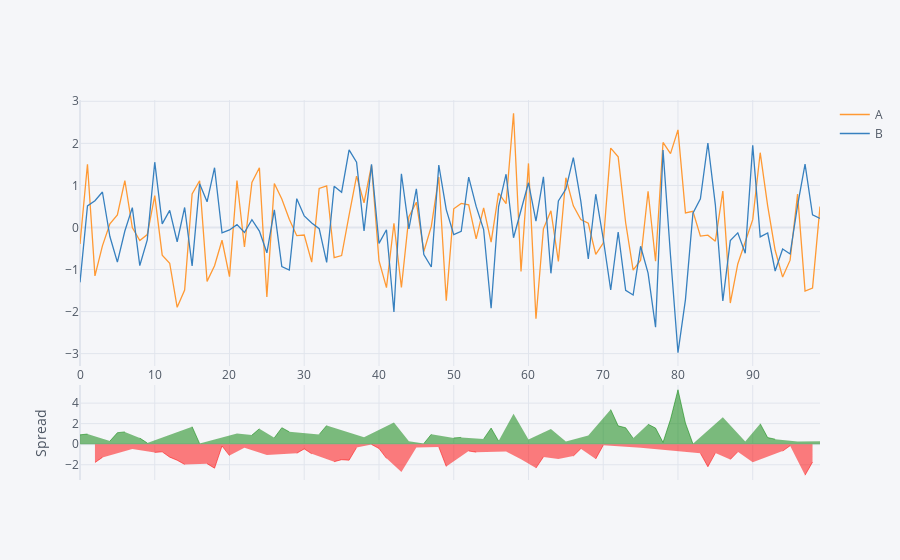

Notebook code cell kept with this figure:
### Code cell
df1[['A', 'B']].iplot(kind = 'spread') #good to look at stock price

### Figure 1 — Plotly figure (JSON) as saved in the notebook; plotly's stock layout.template omitted (floating-point values rounded to 4 significant figures)
{"data": [{"line": {"color": "rgba(255, 153, 51, 1.0)", "dash": "solid", "shape": "linear", "width": 1.3}, "mode": "lines", "name": "A", "text": "", "type": "scatter", "x": [0, 1, 2, 3, 4, 5, 6, 7, 8, 9, 10, 11, 12, 13, 14, 15, 16, 17, 18, 19, 20, 21, 22, 23, 24, 25, 26, 27, 28, 29, 30, 31, 32, 33, 34, 35, 36, 37, 38, 39, 40, 41, 42, 43, 44, 45, 46, 47, 48, 49, 50, 51, 52, 53, 54, 55, 56, 57, 58, 59, 60, 61, 62, 63, 64, 65, 66, 67, 68, 69, 70, 71, 72, 73, 74, 75, 76, 77, 78, 79, 80, 81, 82, 83, 84, 85, 86, 87, 88, 89, 90, 91, 92, 93, 94, 95, 96, 97, 98, 99], "y": [-0.3912, 1.505, -1.15, -0.4372, 0.0863, 0.2972, 1.117, 3.12e-05, -0.3106, -0.1695, 0.759, -0.6567, -0.8494, -1.898, -1.489, 0.798, 1.11, -1.281, -0.9102, -0.3035, -1.167, 1.117, -0.464, 1.07, 1.42, -1.651, 1.045, 0.6776, 0.1968, -0.1949, -0.1796, -0.8223, 0.9286, 0.9894, -0.7179, -0.667, 0.2912, 1.222, 0.5881, 1.474, -0.7904, -1.43, 0.1001, -1.428, 0.2592, 0.601, -0.5695, 0.02425, 1.202, -1.74, 0.4432, 0.5707, 0.5402, -0.2705, 0.4671, -0.3503, 0.817, 0.566, 2.715, -1.047, 1.523, -2.171, -0.03193, 0.3956, -0.8095, 1.183, 0.5144, 0.1884, 0.1009, -0.6379, -0.3718, 1.888, 1.679, 0.1126, -1.014, -0.7783, 0.8604, -0.8025, 2.022, 1.755, 2.322, 0.3451, 0.3839, -0.2059, -0.1833, -0.3258, 0.864, -1.797, -0.8675, -0.3478, 0.1864, 1.778, 0.5129, -0.5418, -1.179, -0.777, 0.7937, -1.512, -1.44, 0.497]}, {"line": {"color": "rgba(55, 128, 191, 1.0)", "dash": "solid", "shape": "linear", "width": 1.3}, "mode": "lines", "name": "B", "text": "", "type": "scatter", "x": [0, 1, 2, 3, 4, 5, 6, 7, 8, 9, 10, 11, 12, 13, 14, 15, 16, 17, 18, 19, 20, 21, 22, 23, 24, 25, 26, 27, 28, 29, 30, 31, 32, 33, 34, 35, 36, 37, 38, 39, 40, 41, 42, 43, 44, 45, 46, 47, 48, 49, 50, 51, 52, 53, 54, 55, 56, 57, 58, 59, 60, 61, 62, 63, 64, 65, 66, 67, 68, 69, 70, 71, 72, 73, 74, 75, 76, 77, 78, 79, 80, 81, 82, 83, 84, 85, 86, 87, 88, 89, 90, 91, 92, 93, 94, 95, 96, 97, 98, 99], "y": [-1.304, 0.5135, 0.6348, 0.8434, -0.2154, -0.8235, -0.08469, 0.4724, -0.9051, -0.2941, 1.552, 0.08561, 0.4067, -0.3392, 0.4757, -0.9128, 1.039, 0.6096, 1.421, -0.1279, -0.05913, 0.06741, -0.1201, 0.1836, -0.08601, -0.602, 0.4171, -0.9307, -1.01, 0.6848, 0.2748, 0.1078, -0.02927, -0.8302, 0.9805, 0.8389, 1.844, 1.55, -0.08137, 1.5, -0.3777, -0.05505, -2.009, 1.277, -0.03414, 0.9163, -0.6414, -0.9398, 1.483, 0.4252, -0.1708, -0.09268, 1.199, 0.5008, -0.04948, -1.921, 0.4987, 1.266, -0.2433, 0.4206, 1.063, 0.1523, 1.202, -1.09, 0.6305, 0.9138, 1.659, 0.6276, -0.7492, 0.7912, -0.2678, -1.487, -0.1077, -1.493, -1.605, -0.447, -1.084, -2.372, 1.84, -0.6644, -2.977, -1.715, 0.3423, 0.6808, 2.009, 0.5388, -1.749, -0.3129, -0.1278, -0.611, 1.951, -0.2229, -0.132, -1.035, -0.5121, -0.63, 0.5245, 1.506, 0.3014, 0.2169]}, {"connectgaps": false, "fill": "tozeroy", "line": {"color": "green", "dash": "solid", "shape": "linear", "width": 0.5}, "mode": "lines", "name": "Spread", "showlegend": false, "type": "scatter", "x": [0, 1, 2, 3, 4, 5, 6, 7, 8, 9, 10, 11, 12, 13, 14, 15, 16, 17, 18, 19, 20, 21, 22, 23, 24, 25, 26, 27, 28, 29, 30, 31, 32, 33, 34, 35, 36, 37, 38, 39, 40, 41, 42, 43, 44, 45, 46, 47, 48, 49, 50, 51, 52, 53, 54, 55, 56, 57, 58, 59, 60, 61, 62, 63, 64, 65, 66, 67, 68, 69, 70, 71, 72, 73, 74, 75, 76, 77, 78, 79, 80, 81, 82, 83, 84, 85, 86, 87, 88, 89, 90, 91, 92, 93, 94, 95, 96, 97, 98, 99], "xaxis": "x2", "y": [0.913, 0.9912, "", "", 0.3017, 1.121, 1.201, "", 0.5944, 0.1246, "", "", "", "", "", 1.711, 0.07048, "", "", "", "", 1.049, "", 0.8867, 1.506, "", 0.6282, 1.608, 1.207, "", "", "", 0.9578, 1.82, "", "", "", "", 0.6694, "", "", "", 2.109, "", 0.2934, "", 0.07189, 0.9641, "", "", 0.6141, 0.6634, "", "", 0.5166, 1.571, 0.3183, "", 2.958, "", 0.4598, "", "", 1.485, "", 0.2693, "", "", 0.85, "", "", 3.375, 1.787, 1.605, 0.5905, "", 1.945, 1.57, 0.182, 2.42, 5.299, 2.06, 0.04162, "", "", "", 2.613, "", "", 0.2631, "", 2.001, 0.6449, 0.4929, "", "", 0.2692, "", "", 0.2801], "yaxis": "y2"}, {"connectgaps": false, "fill": "tozeroy", "line": {"color": "red", "dash": "solid", "shape": "linear", "width": 0.5}, "mode": "lines", "name": "Spread", "showlegend": false, "type": "scatter", "x": [0, 1, 2, 3, 4, 5, 6, 7, 8, 9, 10, 11, 12, 13, 14, 15, 16, 17, 18, 19, 20, 21, 22, 23, 24, 25, 26, 27, 28, 29, 30, 31, 32, 33, 34, 35, 36, 37, 38, 39, 40, 41, 42, 43, 44, 45, 46, 47, 48, 49, 50, 51, 52, 53, 54, 55, 56, 57, 58, 59, 60, 61, 62, 63, 64, 65, 66, 67, 68, 69, 70, 71, 72, 73, 74, 75, 76, 77, 78, 79, 80, 81, 82, 83, 84, 85, 86, 87, 88, 89, 90, 91, 92, 93, 94, 95, 96, 97, 98, 99], "xaxis": "x2", "y": ["", "", -1.785, -1.281, "", "", "", -0.4724, "", "", -0.7932, -0.7423, -1.256, -1.559, -1.965, "", "", -1.891, -2.331, -0.1756, -1.108, "", -0.3438, "", "", -1.049, "", "", "", -0.8797, -0.4544, -0.93, "", "", -1.698, -1.506, -1.553, -0.3282, "", -0.02663, -0.4127, -1.375, "", -2.704, "", -0.3153, "", "", -0.2809, -2.165, "", "", -0.6588, -0.7713, "", "", "", -0.7004, "", -1.468, "", -2.323, -1.234, "", -1.44, "", -1.145, -0.4391, "", -1.429, -0.104, "", "", "", "", -0.3313, "", "", "", "", "", "", "", -0.8867, -2.192, -0.8646, "", -1.484, -0.7397, "", -1.764, "", "", "", -0.6669, -0.147, "", -3.018, -1.742, ""], "yaxis": "y2"}], "layout": {"hovermode": "x", "legend": {"bgcolor": "#F5F6F9", "font": {"color": "#4D5663"}}, "paper_bgcolor": "#F5F6F9", "plot_bgcolor": "#F5F6F9", "title": {"font": {"color": "#4D5663"}}, "xaxis": {"gridcolor": "#E1E5ED", "showgrid": true, "tickfont": {"color": "#4D5663"}, "title": {"font": {"color": "#4D5663"}, "text": ""}, "zerolinecolor": "#E1E5ED"}, "xaxis2": {"anchor": "y2", "gridcolor": "#E1E5ED", "showgrid": true, "showticklabels": false, "tickfont": {"color": "#4D5663"}, "title": {"font": {"color": "#4D5663"}, "text": ""}, "zerolinecolor": "#E1E5ED"}, "yaxis": {"domain": [0.3, 1], "gridcolor": "#E1E5ED", "showgrid": true, "tickfont": {"color": "#4D5663"}, "title": {"font": {"color": "#4D5663"}, "text": ""}, "zerolinecolor": "#E1E5ED"}, "yaxis2": {"domain": [0, 0.25], "gridcolor": "#E1E5ED", "showgrid": true, "tickfont": {"color": "#4D5663"}, "title": {"font": {"color": "#4D5663"}, "text": "Spread"}, "zerolinecolor": "#E1E5ED"}}}
